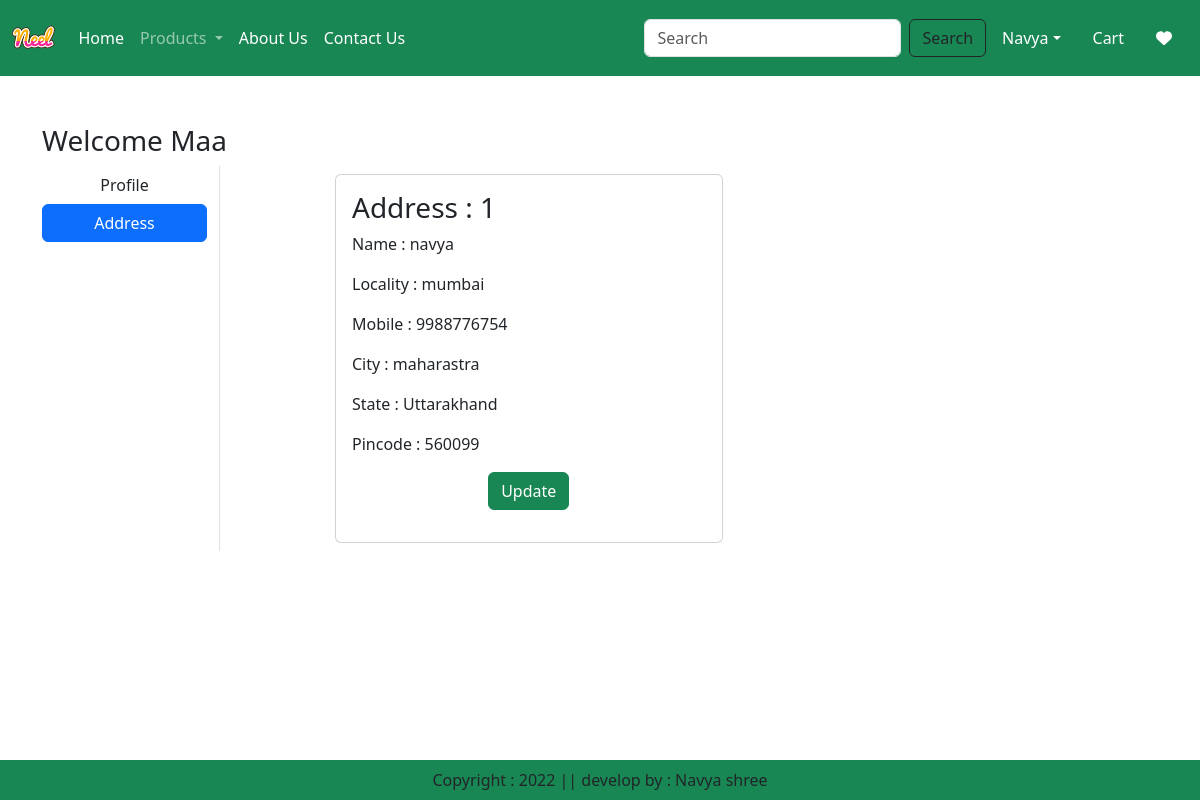
/address/ (signed in), run on the app's committed database.
### app/models.py (models this page shows, shortened)
class Customer(models.Model):
    user = models.ForeignKey(User,on_delete=models.CASCADE)
    name = models.CharField(max_length=200)
    locality = models.CharField(max_length=200)
    city = models.CharField(max_length=50)
    mobile = models.IntegerField(default=0)
    zipcode = models.IntegerField()
    state = models.CharField(choices=STATE_CHOICES, max_length=100)

### app/views.py (the view)
# urls.py: path('address/', views.address, name='address'),
@login_required
def address(request):
    add = Customer.objects.filter(user=request.user)
    totalitem = 0
    wishitem=0
    if request.user.is_authenticated:
        totalitem = len(Cart.objects.filter(user=request.user))
        wishitem = len(Wishlist.objects.filter(user=request.user))
    return render(request, 'app/address.html',locals())

### app/templates/app/address.html (shortened to what this page needs)
{% extends 'app/base.html' %}
{% load static %}
{% block main-content %}
<div class="container my-5">
    <div class="row">
        <h3>Welcome <span class="text-capitalize">{{request.user}}</span></h3>
    <div class="col-sm-2 border-end">
        <ul class="list-unstyled">
            <li class="d-grid"><a href="{% url 'profile' %}" class="btn">Profile</a></li>
            <li class="d-grid"><a href="{% url 'address' %}" class="btn btn-primary">Address</a></li>
        </ul>
    </div>
    <div class="col-sm-9 offset-sm-1">
        <div class="row">
            {% for ad in add %}
            <div class="col-sm-6">
                <div class="card m-2">
                    <div class="card-body">
                        <h3>Address : {{forloop.counter}}</h3>
                        <p>Name : {{ad.name}}</p>
                        <p>Locality : {{ad.locality}}</p>
                        <p>Mobile : {{ad.mobile}}</p>
                        <p>City : {{ad.city}}</p>
                        <p>State : {{ad.state}}</p>
                        <p>Pincode : {{ad.zipcode}}</p>
                        <p class="text-center"><a href="{% url 'updateAddress' pk=ad.id %}" type="button" class="btn btn-success">Update</a></p>
                    </div>
                </div>
            </div>
            {% endfor %}
        </div>
    </div>
{% endblock main-content %}

### data on the page
Customer: name "navya", locality "mumbai", mobile "9988776754", city "maharastra", state "Uttarakhand", zipcode "560099"

### other printed values
{{ request.user }} "Maa"
